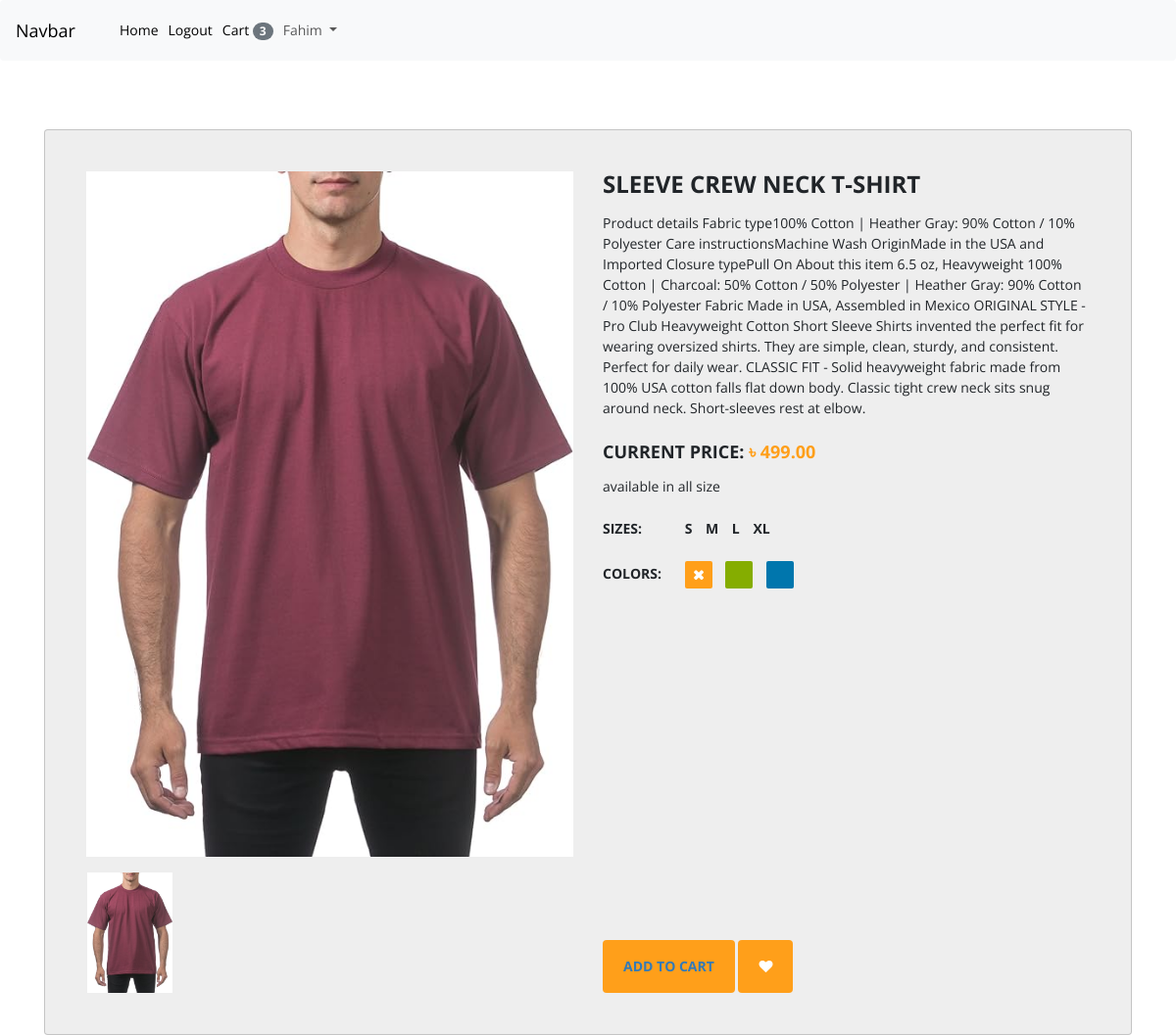
/pd/2 (signed in), run on the app's committed database.
### App_order/models.py (models this page shows, shortened)
class Order(models.Model):
    orderitems = models.ManyToManyField(Cart)
    user = models.ForeignKey(User,on_delete=models.CASCADE)
    ordered = models.BooleanField(default=False)
    created = models.DateTimeField(auto_now_add=True)
    paymentId = models.CharField(max_length=264,blank=True,null=True)
    orderId = models.CharField(max_length=200,blank=True,null=True)

### App_shop/models.py (models this page shows, shortened)
class Products(models.Model):
    image = models.ImageField(upload_to='product-images')
    name = models.CharField(max_length=264)
    category = models.ForeignKey(Category,on_delete=models.CASCADE,related_name='category')
    preview_text = models.CharField(max_length=924)
    detail_text = models.CharField(max_length=1000)
    price = models.FloatField()
    old_price = models.FloatField(default=0.00)
    created = models.DateTimeField(auto_now_add=True)
    class Meta:
        ordering = ['-created']

### App_shop/views.py (the view)
# urls.py: path('pd/<pk>',ProductDetail.as_view(),name='pd')
class ProductDetail(DetailView):
    model = Products
    template_name = 'App_shop/pd.html'
    context_object_name = 'object'

### App_order/templatetags/cart_tag.py (called while the page is built)
@register.filter
def cart_total(user):
    order = Order.objects.filter(user=user,ordered=False)
    if order.exists():
        return order[0].orderitems.count()
    else:
        return 0

### templates/App_shop/pd.html (shortened to what this page needs)
{%extends 'base.html' %}
{%block body_block%}
{% load static %}
<link href="//maxcdn.bootstrapcdn.com/bootstrap/3.3.0/css/bootstrap.min.css" rel="stylesheet" id="bootstrap-css">
<link rel="stylesheet" href="{% static 'css/pd.css' %}">
    <link href="https://maxcdn.bootstrapcdn.com/font-awesome/4.7.0/css/font-awesome.min.css" rel="stylesheet">
	<div class="container">
		<div class="card">
			<div class="container-fliud">
				<div class="wrapper row">
					<div class="preview col-md-6">
						<div class="preview-pic tab-content">
						  <div class="tab-pane active" id="pic-1"><img src="{{object.image.url}}" /></div>
						</div>
						<ul class="preview-thumbnail nav nav-tabs">
						  <li><a data-target="#pic-5" data-toggle="tab"><img src="{{object.image.url}}" /></a></li>
						</ul>
					</div>
					<div class="details col-md-6">
						<h3 class="product-title">{{object.name}}</h3>
						<p class="product-description">{{object.detail_text}}</p>
						<h4 class="price">current price: <span>&#2547 {{object.price|floatformat:2}}</span></h4>
						<p class="vote"> available in all size</p>
						<h5 class="sizes">sizes:
							<span class="size" data-toggle="tooltip" title="small">s</span>
							<span class="size" data-toggle="tooltip" title="medium">m</span>
							<span class="size" data-toggle="tooltip" title="large">l</span>
							<span class="size" data-toggle="tooltip" title="xtra large">xl</span>
						</h5>
						<h5 class="colors">colors:
							<span class="color orange not-available" data-toggle="tooltip" title="Not In store"></span>
							<span class="color green"></span>
							<span class="color blue"></span>
						</h5>
						<div class="action">
							<button class="add-to-cart btn btn-default" type="button"><a href="{% url 'add' pk=object.pk %}" style="text-decoration: none;">add to cart</a></button>
							<button class="like btn btn-default" type="button"><span class="fa fa-heart"></span></button>
						</div>
					</div>
				</div>
			</div>
		</div>
	</div>
{%endblock%}

### templates/base.html (shortened to what this page needs)
<!doctype html>
{% load cart_tag %}
<html lang="en">
  <head>
    <link href="https://cdn.jsdelivr.net/npm/bootstrap@5.3.3/dist/css/bootstrap.min.css" rel="stylesheet">
  </head>
  <body>
    <nav class="navbar navbar-expand-lg bg-body-tertiary">
      <div class="container-fluid">
        <a class="navbar-brand" href="#">Navbar</a>
        <div class="collapse navbar-collapse" id="navbarNav">
          <ul class="navbar-nav">
            <li class="nav-item">
              <a class="nav-link active" aria-current="page" href="{% url 'home' %}">Home</a>
            </li>
            {% if not user.is_authenticated %}
            <li class="nav-item">
              <a class="nav-link active" aria-current="page" href="{% url 'signup'%}">SignUP</a>
            </li>
            <li class="nav-item">
              <a class="nav-link active" aria-current="page" href="{% url 'login' %}">Login</a>
            </li>
            {% else %}
            <li class="nav-item">
              <a class="nav-link active" aria-current="page" href="{% url 'logout' %}">Logout</a>
            </li>
            <li class="nav-item">
              <a class="nav-link active" aria-current="page" href="{% url 'cart' %}">Cart   <span class="badge text-bg-secondary">{{request.user| cart_total}}</span></a>
            </li>
            <li class="nav-item dropdown">
              <a class="nav-link dropdown-toggle" href="#" role="button" data-bs-toggle="dropdown" aria-expanded="false">
                {{user.username}}
              </a>
            </li>
            {% endif %}
          </ul>
        </div>
      </div>
    </nav>
{%block body_block%}{%endblock%}
  </body>
</html>

### static/css/pd.css (style rules this page uses)
body { font-family: 'open sans'; overflow-x: hidden; }
img { max-width: 100%; }
.preview { display: -webkit-box; display: -webkit-flex; display: -ms-flexbox; display: flex; -webkit-box-orient: vertical; -webkit-box-direction: normal; -webkit-flex-direction: column; -ms-flex-direction: column; flex-direction: column; }
.preview-pic { -webkit-box-flex: 1; -webkit-flex-grow: 1; -ms-flex-positive: 1; flex-grow: 1; }
.preview-thumbnail.nav-tabs { border: none; margin-top: 15px; }
.preview-thumbnail.nav-tabs li { width: 18%; margin-right: 2.5%; }
.preview-thumbnail.nav-tabs li img { max-width: 100%; display: block; }
.preview-thumbnail.nav-tabs li a { padding: 0; margin: 0; }
.preview-thumbnail.nav-tabs li:last-of-type { margin-right: 0; }
.tab-content { overflow: hidden; }
.tab-content img { width: 100%; -webkit-animation-name: opacity; animation-name: opacity; -webkit-animation-duration: .3s; animation-duration: .3s; }
.card { margin-top: 50px; background: #eee; padding: 3em; line-height: 1.5em; }
@media screen and (min-width: 997px) { .wrapper { display: -webkit-box; display: -webkit-flex; display: -ms-flexbox; display: flex; } }
.details { display: -webkit-box; display: -webkit-flex; display: -ms-flexbox; display: flex; -webkit-box-orient: vertical; -webkit-box-direction: normal; -webkit-flex-direction: column; -ms-flex-direction: column; flex-direction: column; }
.colors { -webkit-box-flex: 1; -webkit-flex-grow: 1; -ms-flex-positive: 1; flex-grow: 1; }
.product-title, .price, .sizes, .colors { text-transform: UPPERCASE; font-weight: bold; }
.checked, .price span { color: #ff9f1a; }
.product-title, .rating, .product-description, .price, .vote, .sizes { margin-bottom: 15px; }
.product-title { margin-top: 0; }
.size { margin-right: 10px; }
.size:first-of-type { margin-left: 40px; }
.color { display: inline-block; vertical-align: middle; margin-right: 10px; height: 2em; width: 2em; border-radius: 2px; }
.color:first-of-type { margin-left: 20px; }
.add-to-cart, .like { background: #ff9f1a; padding: 1.2em 1.5em; border: none; text-transform: UPPERCASE; font-weight: bold; color: #fff; -webkit-transition: background .3s ease; transition: background .3s ease; }
.not-available { text-align: center; line-height: 2em; }
.not-available:before { font-family: fontawesome; content: "\f00d"; color: #fff; }
.orange { background: #ff9f1a; }
.green { background: #85ad00; }
.blue { background: #0076ad; }

### data on the page
Products: image (picture), name "SLEEVE CREW NECK T-SHIRT", detail_text "Product details Fabric type100% Cotton | Heather Gray: 90% Cotton / 10% Polyester Care instructionsMachine Wash OriginMade in the USA and Imported Closure typePull On About this item 6.5 oz, Heavyweight 100% Cotton | Charcoal: 50% Cotton / 50% Polyester | Heather Gray: 90% Cotton / 10% Polyester Fabric Made in USA, Assembled in Mexico ORIGINAL STYLE - Pro Club Heavyweight Cotton Short Sleeve Shirts invented the perfect fit for wearing oversized shirts. They are simple, clean, sturdy, and consistent. Perfect for daily wear. CLASSIC FIT - Solid heavyweight fabric made from 100% USA cotton falls flat down body. Classic tight crew neck sits snug around neck. Short-sleeves rest at elbow.", price "499.00"

### other printed values
{{ request.user| cart_total }} "3"
{{ user.username }} "Fahim"
